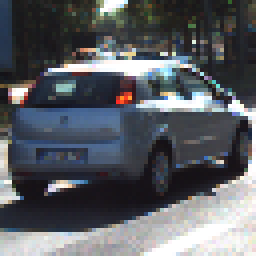
#> input picture examples/58.png, 64 x 64 px (shown 4 times larger)
$ jupyter execute --allow-errors P5.ipynb   (shell and % lines are left out)   (older library calls are emulated)
#> lines starting #> are read from the running program, lines starting #| are printed output that depends on the picture
### vehicle_detection_helper.py
import numpy as np
import cv2
from skimage.feature import hog

# functions extracted from Udacity's lessons
def convert_color(img, conv='RGB'):

    if conv != 'RGB':
        if conv == 'HSV':
            converted = cv2.cvtColor(img, cv2.COLOR_BGR2HSV)
        elif conv == 'LUV':
            converted = cv2.cvtColor(img, cv2.COLOR_BGR2LUV)
        elif conv == 'HLS':
            converted = cv2.cvtColor(img, cv2.COLOR_BGR2HLS)
        elif conv == 'YUV':
            converted = cv2.cvtColor(img, cv2.COLOR_BGR2YUV)
        elif conv == 'YCrCb':
            converted = cv2.cvtColor(img, cv2.COLOR_BGR2YCrCb)
    else:
        converted = np.copy(img)

    return converted

def get_hog_features(img, orient, pix_per_cell, cell_per_block,
                        vis=False, feature_vec=True):
    # Call with two outputs if vis==True
    if vis == True:
        features, hog_image = hog(img, orientations=orient,
                                  pixels_per_cell=(pix_per_cell, pix_per_cell),
                                  cells_per_block=(cell_per_block, cell_per_block),
                                  transform_sqrt=False,
                                  visualise=vis, feature_vector=feature_vec)
        return features, hog_image
    # Otherwise call with one output
    else:
        features = hog(img, orientations=orient,
                       pixels_per_cell=(pix_per_cell, pix_per_cell),
                       cells_per_block=(cell_per_block, cell_per_block),
                       transform_sqrt=False,
                       visualise=vis, feature_vector=feature_vec)
        '''
        print('params hog')
        print('orient', orient)
        print('pixels_per_cell', pix_per_cell)
        print('cell_per_block', cell_per_block)
        print('vis', vis)
        print('feature_vec', feature_vec)
        '''

        return features

def bin_spatial(img, size=(32, 32), feature_vector=False):

    if feature_vector == True:
        color1 = cv2.resize(img[:,:,0], size).ravel()
        color2 = cv2.resize(img[:,:,1], size).ravel()
        color3 = cv2.resize(img[:,:,2], size).ravel()
        return np.hstack((color1, color2, color3))
    else:
        return cv2.resize(img, size)

# [9 lines left out: function color_hist, not called in this run]

### laneline_detection.py
import glob
import numpy as np
import matplotlib.image as mpimg
import cv2
import copy

def calibrate():

    images = glob.glob('./camera_cal/*.jpg')

    #number of x and y corners
    nx = 9
    ny = 6

    #map the coordinates of corners in this 2D image
    imgpoints = [] #2D points in image plane

    # to the 3D coordinates of the real world, undistorted chessboard corners
    objpoints = [] #3D points in real world space

    #prepare object points, like (0, 0, 0) (2, 0, 0) ... (8, 5, 0)
    objp = np.zeros((nx * ny, 3), np.float32)
    objp[:,:2] = np.mgrid[0:nx, 0:ny].T.reshape(-1, 2) # x, y coordinates

    for path in images:

        img = mpimg.imread(path)

        #convert to grayscale
        gray = cv2.cvtColor(img, cv2.COLOR_RGB2GRAY)

        # Find the chessboard corners
        ret, corners = cv2.findChessboardCorners(gray, (nx, ny), None)

        #draw the corners
        if ret == True:
            cv2.drawChessboardCorners(img, (nx, ny), corners, ret)

            imgpoints.append(corners)
            objpoints.append(objp)

    # gets the first image to gets the shape
    img_sample = mpimg.imread(images[0])

    ret, mtx, dist, rvecs, tvecs = cv2.calibrateCamera(objpoints, imgpoints, img_sample.shape[0:2], None, None)

    return ret, mtx, dist, rvecs, tvecs

# calibrates and exposes the variables for the other methods
ret, mtx, dist, rvecs, tvecs = calibrate()

# given two points and a new_x, we define an y equivalent
# good to change the size of line
# [36 lines left out: functions find_y_line, extract_points_mask, warp, not called in this run]

def undist(img):
    return cv2.undistort(img, mtx, dist, None, mtx)


# gradients

# [35 lines left out: functions abs_sobel_thresh, hls_threshold, not called in this run]


# Define a class to receive the characteristics of each line detection
class Line():
    # [317 lines left out: functions __init__, add_xfitted, set_current_fit, get_indexes_of_line, sanity_check, rollback and 1 more, not called in this run]

### P5.ipynb
## Imports

[cell 1]
import numpy as np
import cv2
import matplotlib.pyplot as plt
import matplotlib.image as mpimg
import glob
from random import shuffle


from vehicle_detection_helper import *

[cell 2]
# load images
images = glob.glob('./test_images/*.jpg')

[cell 3]
img_vehicle = cv2.imread('./examples/58.png')
#> img_vehicle is the input picture: shape (64, 64, 3); mean B, G, R 98.8, 93.5, 90.5
img_non_vehicle = cv2.imread('./examples/extra27.png')
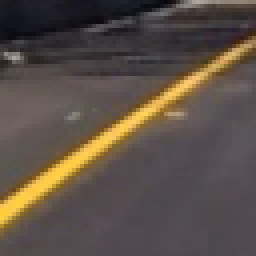
#> input picture examples/extra27.png, 64 x 64 px (shown 4 times larger)
#> img_non_vehicle is the input picture: shape (64, 64, 3); mean B, G, R 71, 79.5, 91.2

f, (ax1, ax2) = plt.subplots(1, 2, figsize=(10, 10))

ax1.set_title("Vehicle")
ax1.imshow(cv2.cvtColor(img_vehicle, cv2.COLOR_BGR2RGB))

ax2.set_title("Non Vehicle")
ax2.imshow(cv2.cvtColor(img_non_vehicle, cv2.COLOR_BGR2RGB))
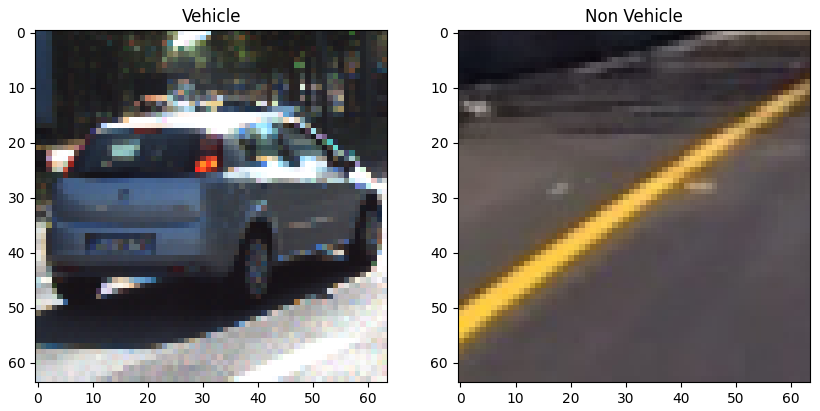
#> figure drawn by matplotlib, 2 panels

[cell 4]
# HOG

pix_per_cell = 9
cell_per_block = 2
orient = 9

y_channel = convert_color(img_vehicle, 'YCrCb')[:,:, 0]
#> in convert_color, `converted = cv2.cvtColor(img, cv2.COLOR_BGR2YCrCb)`: converted: shape (64, 64, 3); mean of channels 0, 1, 2 93.2, 126.1, 131.2
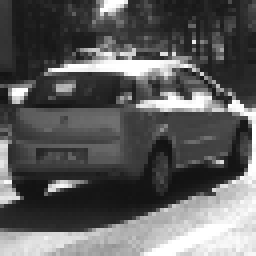
#> y_channel: shape (64, 64) (shown 4 times larger); min 18, max 255, mean 93.2
_, hog_yuv = get_hog_features(y_channel,
                        orient, pix_per_cell, cell_per_block,
                        vis=True, feature_vec=False)
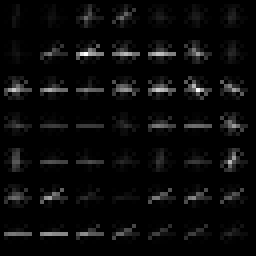
#> hog_yuv: shape (64, 64) float64 (shown 4 times larger); min 0, max 83.59, mean 3.3; drawn with min black and max white

img_car_bs = bin_spatial(convert_color(img_vehicle), size=(32, 32))
#> in bin_spatial, `return cv2.resize(img, size)`:
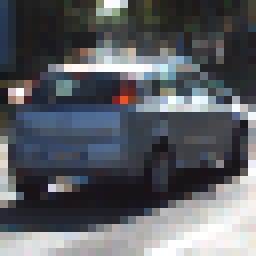
#> returned value: shape (32, 32, 3) (shown 8 times larger); mean of channels 0, 1, 2 98.9, 93.6, 90.6; drawn as B, G, R

y_channel_nc = convert_color(img_non_vehicle, 'YUV')[:,:, 0]
#> in convert_color (call 3), `converted = cv2.cvtColor(img, cv2.COLOR_BGR2YUV)`: converted: shape (64, 64, 3); mean of channels 0, 1, 2 82, 122.6, 136.1
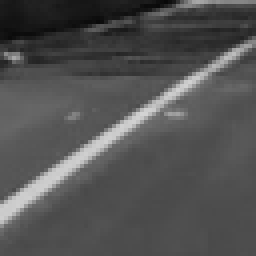
#> y_channel_nc: shape (64, 64) (shown 4 times larger); min 8, max 211, mean 82
_, hog_yuv_nc = get_hog_features(y_channel_nc,
                        orient, pix_per_cell, cell_per_block,
                        vis=True, feature_vec=False)
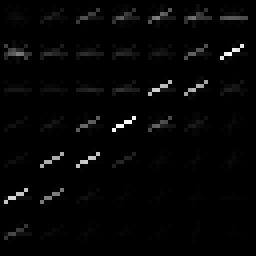
#> hog_yuv_nc: shape (64, 64) float64 (shown 4 times larger); min 0, max 57.17, mean 1.2; drawn with min black and max white

img_car_bs_nc = bin_spatial(convert_color(img_non_vehicle), size=(32, 32))
#> call 2 of bin_spatial, with size = (32, 32), feature_vector = False
#> in bin_spatial (call 2), `return cv2.resize(img, size)`:
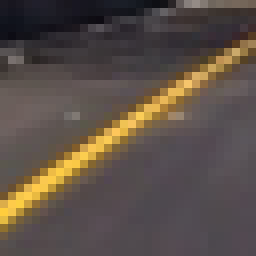
#> returned value: shape (32, 32, 3) (shown 8 times larger); mean of channels 0, 1, 2 71.1, 79.6, 91.3; drawn as B, G, R


f, (ax1, ax2, ax3) = plt.subplots(1, 3, figsize=(10, 10))

ax1.set_title("Car Y of YCrCb")
ax1.imshow(y_channel, cmap='gray')

ax2.set_title("Car HOG from Y of YCrCb ")
ax2.imshow(hog_yuv, cmap='gray')

ax3.set_title("Car Bin spatial")
ax3.imshow(cv2.cvtColor(img_car_bs, cv2.COLOR_BGR2RGB), cmap='gray')

f, (ax1, ax2, ax3) = plt.subplots(1, 3, figsize=(10, 10))

ax1.set_title("Non Car Y of YUV")
ax1.imshow(y_channel_nc, cmap='gray')

ax2.set_title("Non Car HOG from Y of YUV ")
ax2.imshow(hog_yuv_nc, cmap='gray')

ax3.set_title("Non Car Bin spatial")
ax3.imshow(cv2.cvtColor(img_car_bs_nc, cv2.COLOR_BGR2RGB), cmap='gray')
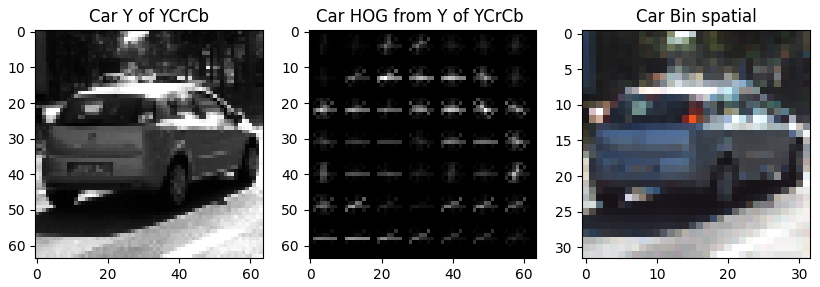
#> figure drawn by matplotlib, 3 panels
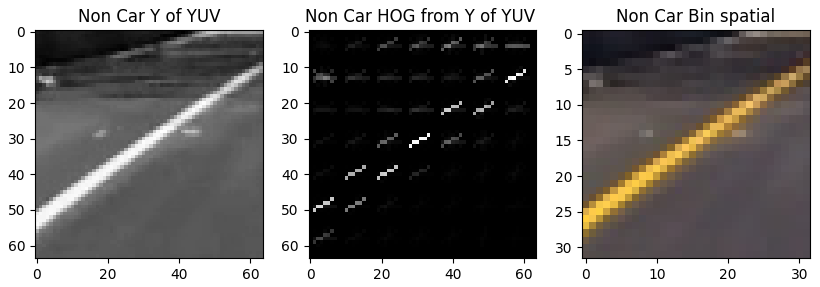
#> figure drawn by matplotlib, 3 panels

# Track vehicle pipeline

Load dataset

1) histogram of color uses YCrCb, to split the pixels of car from non cars

2) spatial binning of color downs the resolution mantaning the resources

3) compute HOG (Histogram of oriented gradients) allows for robust variation in the shape

4) combine and normalize features

5) build the SVM classifier

6) build windows

The images of test vehicles were separated manually by containing images in series (very similar). This could cause the test and training to have very similar images, causing overfitting.

[cell 5]
# load the dataset

from sklearn.model_selection import train_test_split

def load_data(path, is_car=True):
    X = []
    y = None

    files = glob.glob(path)

    for file in files:
        img = cv2.imread(file)
        X.append(img)

    if is_car:
        y = np.ones(len(X))
    else:
        y = np.zeros(len(X))

    return np.array(X), y

X_train, y_train = load_data('./data/vehicles/train_data/**/*.png')
X_test, y_test = load_data('./data/vehicles/test_data/**/*.png')

rand_state = np.random.randint(0, 100)
X_data_noncar, y_data_noncar = load_data('./data/non-vehicles/**/*.png', False)

#> (the rest of this cell did not finish here and is left out)

## Train the model

[cell 6]
import time
from sklearn.svm import LinearSVC
from sklearn.preprocessing import StandardScaler

def extract_features(images, orient, pix_per_cell, cell_per_block,
                     cspace='LUV', spatial_size=(32, 32),
                     hist_bins=32, hist_range=(0, 256)):
#> called with images = array of shape (0,), orient = 9, pix_per_cell = 8, cell_per_block = 2, cspace = 'YCrCb', spatial_size = (32, 32), hist_bins = 32, hist_range = (0, 256)
    features = []
    for image in images:
        image_featues = []

        feature_image = convert_color(image, cspace)
        spatial_features = bin_spatial(feature_image, size=spatial_size, feature_vector=True)
        hist_features = color_hist(feature_image, nbins=hist_bins, bins_range=hist_range)

        hog_features = []
        for channel in range(feature_image.shape[2]):
            hog_features.append(get_hog_features(feature_image[:,:,channel],
                                orient, pix_per_cell, cell_per_block,
                                vis=False, feature_vec=True))

        hog_features = np.ravel(hog_features)
        '''
        print('colorspace', cspace)
        print('feature_image shape', feature_image.shape)
        print('spatial_features shape', spatial_features.shape)
        print('hist_features shape', hist_features.shape)
        print('hog_features shape', np.array(hog_features).shape)
        '''
        image_featues.append(spatial_features)
        image_featues.append(hist_features)
        image_featues.append(hog_features)

        features.append(np.concatenate(image_featues))
#> (reads svc_classifier.p from the repository)

    return features
